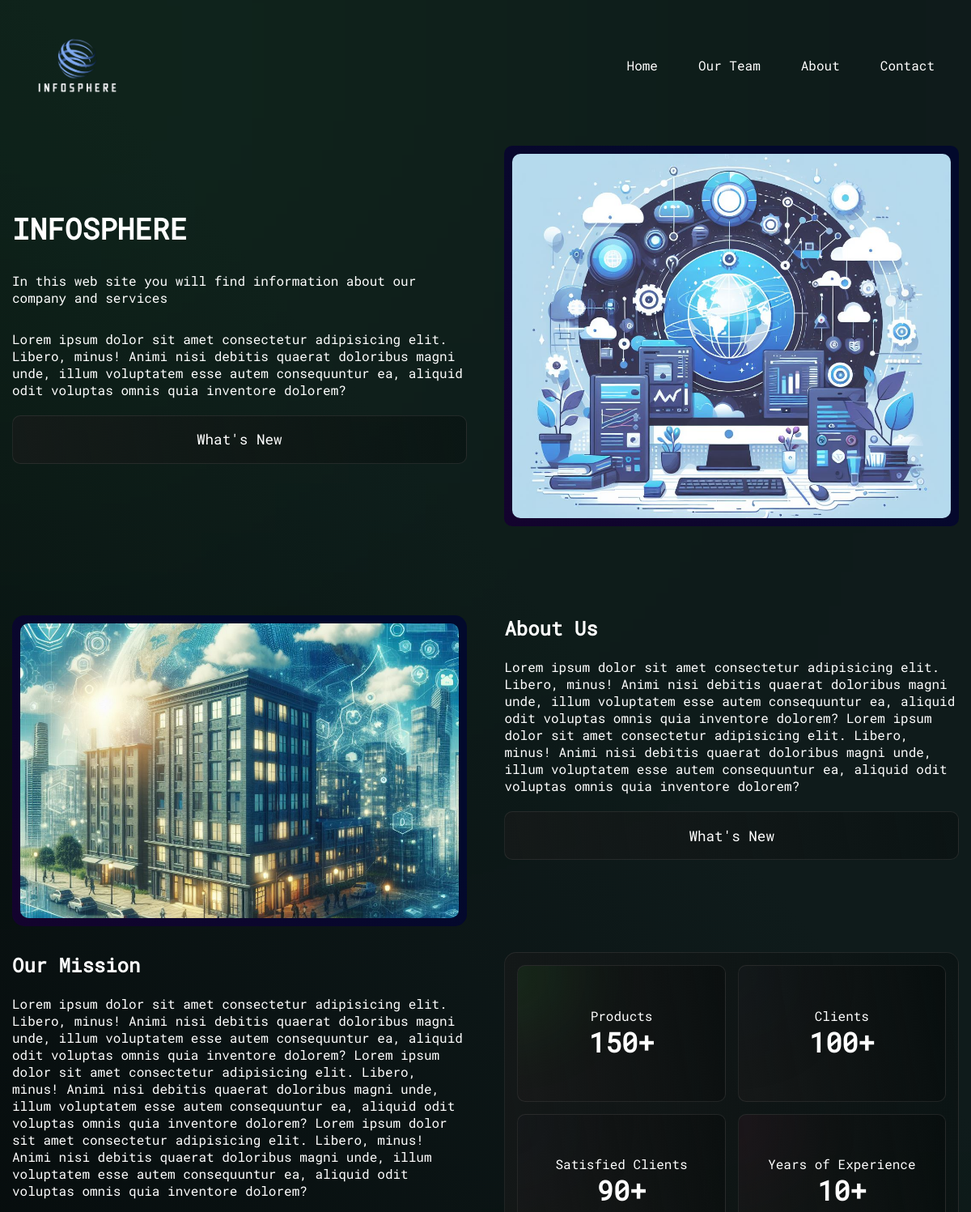
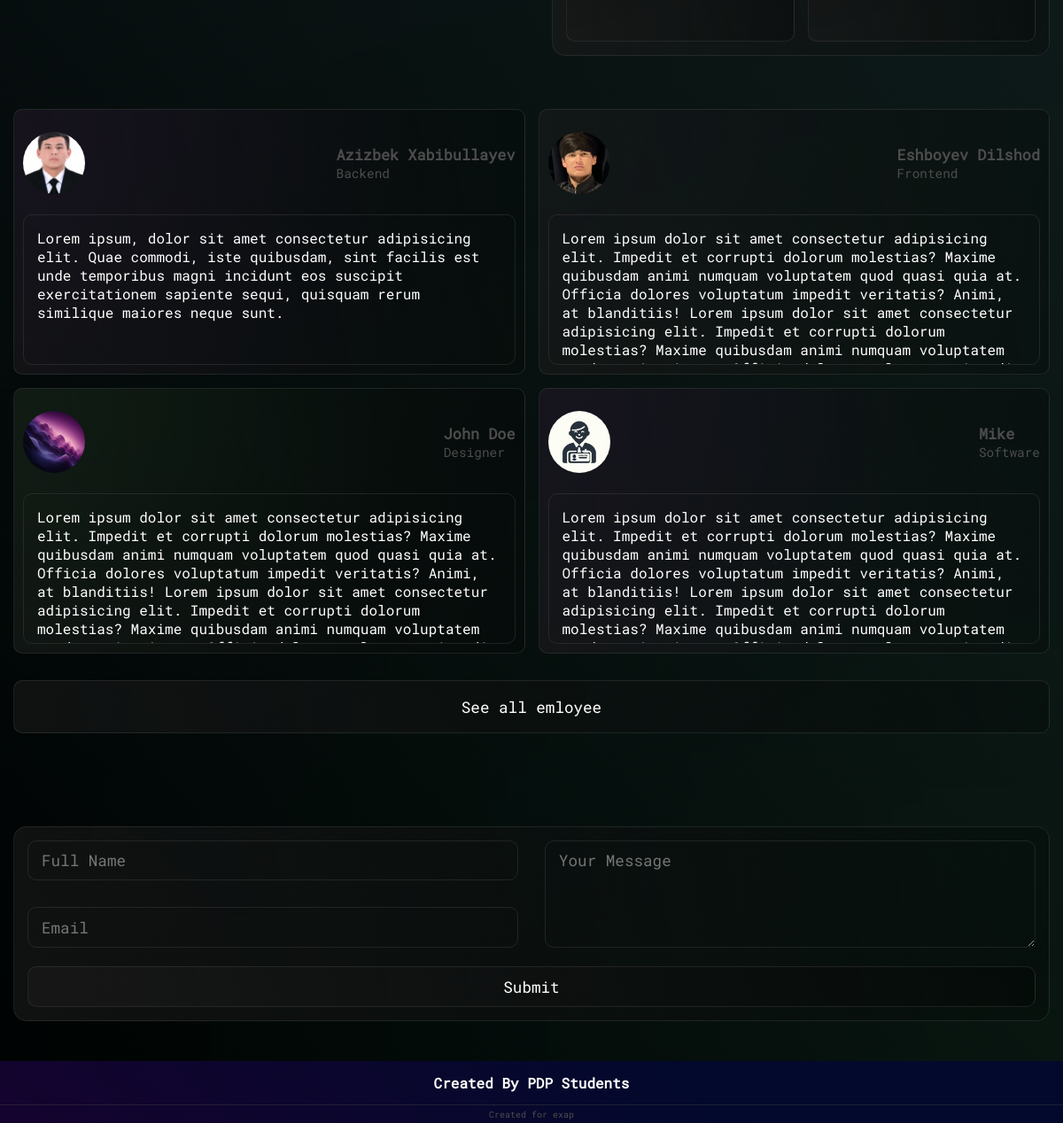
The page / on the database its author committed (2 pictures, top to bottom).
### app/models.py (models this page shows, shortened)
class Employee(models.Model):
    name = models.CharField(max_length=150)
    description = models.TextField()
    fields = models.ForeignKey(Fields , on_delete=models.CASCADE)
    image = models.ImageField(upload_to='images/', default='default/default_employee.jpg')

class Fields(models.Model):
    name = models.CharField(max_length=150)
    def __str__(self):
        return str(self.name)

### app/views.py (the view)
# urls.py: path("" , home , name='home'),
def home(request):
    employee = Employee.objects.all()[:4]
    data = {
        'employee' : employee,
    }
    return render(request, 'index.html', context=data)

### template/index.html (shortened to what this page needs)
<!DOCTYPE html>
<html lang="en">
{% load static %}
<head>
    <link rel="stylesheet" href="{% static 'css/style.css' %}">
    <link rel="stylesheet" href="{% static 'css/media.css' %}">
</head>
<body>
    <div class="bg_decoration_dot class_for_set_attribute"></div>
    <div class="center_decoration class_for_set_attribute"></div>
    <div class="container">
        <section>
            <header>
                <nav>
                    <div class="logo">
                        <a href="/">
                            <img src="../media/header/logo.png" alt="">
                        </a>
                    </div>
                    <div class="nav_context_wrapper" id="nav">
                        <ul>
                            <li>
                                <a href="/">Home</a>
                            </li>
                            <li>
                                <a href="{% url 'app:employee' %}">Our Team</a>
                            </li>
                            <li>
                                <a onclick="scrollToElement(about)">About</a>
                            </li>
                            <li>
                                <a onclick="scrollToElement(contact)">Contact</a>
                            </li>
                        </ul>
                    </div>
                </nav>
            </header>
            <div style="height: 100px;"></div>
            <div class="banner">
                <div class="banner_context_block">
                    <div class="banner_title">
                        <h1>INFOSPHERE</h1>
                    </div>
                    <div class="banner_subtitle">
                        <p>
                            In this web site you will find information about our company and services
                        </p>
                    </div>
                    <div class="banner_main_content">
                        <p>
                            Lorem ipsum dolor sit amet consectetur adipisicing elit. Libero, minus! Animi nisi debitis
                            quaerat doloribus magni unde, illum voluptatem esse autem consequuntur ea, aliquid odit
                            voluptas omnis quia inventore dolorem?
                        </p><br>
                        <a href="{% url 'app:news' %}" class="btn_to_see_more">What's New</a>
                    </div>
                </div>
                <div class="banner_image">
                    <img src="../media/header/banner.jpg" alt="">
                </div>
            </div>
        </section>
    </div>
    <div class="container">
        <section>
            <div class="about_us_section" id="about">
                <div class="about_title">
                    <div class="about_title_image">
                        <img src="../media/header/building_for_about_section.jpg" alt="">
                    </div>
                    <div class="about_title_content">
                        <h1>
                            About Us
                        </h1>
                        <br>
                        <p>
                            Lorem ipsum dolor sit amet consectetur adipisicing elit. Libero, minus! Animi nisi debitis
                            quaerat doloribus magni unde, illum voluptatem esse autem consequuntur ea, aliquid odit
                            voluptas omnis quia inventore dolorem?
                            Lorem ipsum dolor sit amet consectetur adipisicing elit. Libero, minus! Animi nisi debitis
                            quaerat doloribus magni unde, illum voluptatem esse autem consequuntur ea, aliquid odit
                            voluptas omnis quia inventore dolorem?
                        </p>
                        <br>
                        <a href="{% url 'app:news' %}" class="btn_to_see_more">What's New</a>
                    </div>
                </div>
                <div class="about_main_text">
                    <div class="about_text_block">
                        <h2>
                            Our Mission
                        </h2>
                        <br>
                        <p>
                            Lorem ipsum dolor sit amet consectetur adipisicing elit. Libero, minus! Animi nisi
                            debitis quaerat doloribus magni unde, illum voluptatem esse autem consequuntur ea,
                            aliquid odit voluptas omnis quia inventore dolorem?
                            Lorem ipsum dolor sit amet consectetur adipisicing elit. Libero, minus! Animi nisi
                            debitis quaerat doloribus magni unde, illum voluptatem esse autem consequuntur ea,
                            aliquid odit voluptas omnis quia inventore dolorem?
                            Lorem ipsum dolor sit amet consectetur adipisicing elit. Libero, minus! Animi nisi
                            debitis quaerat doloribus magni unde,
                            illum voluptatem esse autem consequuntur ea, aliquid odit voluptas omnis quia inventore
                            dolorem?
                        </p>
                    </div>
                    <div class="about_info_block">
                        <div class="about_box">
                            <p>Products</p>
                            <h1>
                                150+
                            </h1>
                        </div>
                        <div class="about_box">
                            <p>Clients</p>
                            <h1>
                                100+
                            </h1>
                        </div>
                        <div class="about_box">
                            <p>Satisfied Clients</p>
                            <h1>
                                90+
                            </h1>
                        </div>
                        <div class="about_box">
                            <p>Years of Experience</p>
                            <h1>
                                10+
                            </h1>
                        </div>
                    </div>
                </div>
            </div>
        </section>
        <section>
            <div class="cards_wrapper">
                {% for i in employee %}
                <div class="card">
                    <div class="card_title">
                        <div class="card_image">
                            <img src="{{i.image.url}}" alt="">
                        </div>
                        <div class="employee_name">
                            <h3>{{i.name}}</h3>
                            <p>{{ i.fields}}</p>
                        </div>
                    </div>
                    <div class="employee_full_info">
                        <p>
                            {{i.description}}
                        </p>
                    </div>
                </div>
                {% endfor %}
            </div>
            <section>
                <center>
                    <a href="{% url 'app:employee' %}" class="btn_to_see_more"> See all emloyee</a>
                </center>
            </section>
        </section>
        <section>
            <div class="contact_wrapper" id="contact">
                <form action="{% url 'app:contact' %}" method="post">
                    <div class="input_wrapper">
                        <div class="small_inputs">
                            <input type="text" name="name" placeholder="Full Name" required maxlength="150"
                                minlength="5">
                            <input type="email" name="email" placeholder="Email" required>
                        </div>
                        <div class="large_inputs">
                            <textarea name="message" placeholder="Your Message"></textarea>
                        </div>
                    </div>
                    <button type="submit" class="btn_to_see_more">Submit</button>
                </form>
            </div>
        </section>
    </div>
    <footer>
        <div class="footer_title">
            <h4>Created By PDP Students</h4>
        </div>
        <div class="footer_subtitle">
            <p>
                Created for exap
            </p>
        </div>
    </footer>
</body>
</html>

### staticfiles/css/constants.css (style rules this page uses)
:root { --dark_blue:#0d1b2a; --light_blue:#003A5D; --dark:#171717; --secondary:#4d4d4d; --white:#fff; --black:#000; --dark_opacity:#1717175a; --dark_blue_opacity:#0d1b2abe; --light_blur_opacity:#0027425a; --secondary_opacity:#4d4d4d5a; --large-distance: 50px; --medium-distance: 30px; --small-distance: 15px; --x-small-distance: 10px; --xx-small-distance: 5px; --card_gradient:linear-gradient(80deg, rgba(27, 27, 27, 0.6), rgba(0, 0, 0, 0.249)); --bg_gradient:linear-gradient(50deg, rgb(0, 2, 3) 0%, rgb(15, 27, 27) 67%); --blue_gradient:linear-gradient(45deg, rgb(20, 3, 46) 0%, rgb(2, 9, 44) 67%); --card_shadow: 0 0 10px rgba(0, 0, 0, 0.2); --blue_shadow: 0 0 10px rgba(7, 31, 59, 0.503); --light_shadow: 0 0 10px rgba(255,255,255,0.7); --x-large_font_size: 2.1em; --large_font_size: 1.5em; --medium_font_size: 1.1em; --small_font_size: 0.9em; --x_small_font_size: 0.7em; }

### rows shown on the page
Employee: image (picture), name "Azizbek Xabibullayev", fields "Backend", description "Lorem ipsum, dolor sit amet consectetur adipisicing elit. Quae commodi, iste quibusdam, sint facilis est unde temporibus magni incidunt eos suscipit exercitationem sapiente sequi, quisquam rerum similique maiores neque sunt."
Employee: image (picture), name "Eshboyev Dilshod", fields "Frontend", description "Lorem ipsum dolor sit amet consectetur adipisicing elit. Impedit et corrupti dolorum molestias? Maxime quibusdam animi numquam voluptatem quod quasi quia at. Officia dolores voluptatum impedit veritatis? Animi, at blanditiis! Lorem ipsum dolor sit amet consectetur adipisicing elit. Impedit et corrupti dolorum molestias? Maxime quibusdam animi numquam voluptatem…"
Employee: image (picture), name "John Doe", fields "Designer", description "Lorem ipsum dolor sit amet consectetur adipisicing elit. Impedit et corrupti dolorum molestias? Maxime quibusdam animi numquam voluptatem quod quasi quia at. Officia dolores voluptatum impedit veritatis? Animi, at blanditiis! Lorem ipsum dolor sit amet consectetur adipisicing elit. Impedit et corrupti dolorum molestias? Maxime quibusdam animi numquam voluptatem…"
Employee: image (placeholder picture), name "Mike", fields "Software", description "Lorem ipsum dolor sit amet consectetur adipisicing elit. Impedit et corrupti dolorum molestias? Maxime quibusdam animi numquam voluptatem quod quasi quia at. Officia dolores voluptatum impedit veritatis? Animi, at blanditiis! Lorem ipsum dolor sit amet consectetur adipisicing elit. Impedit et corrupti dolorum molestias? Maxime quibusdam animi numquam voluptatem…"
